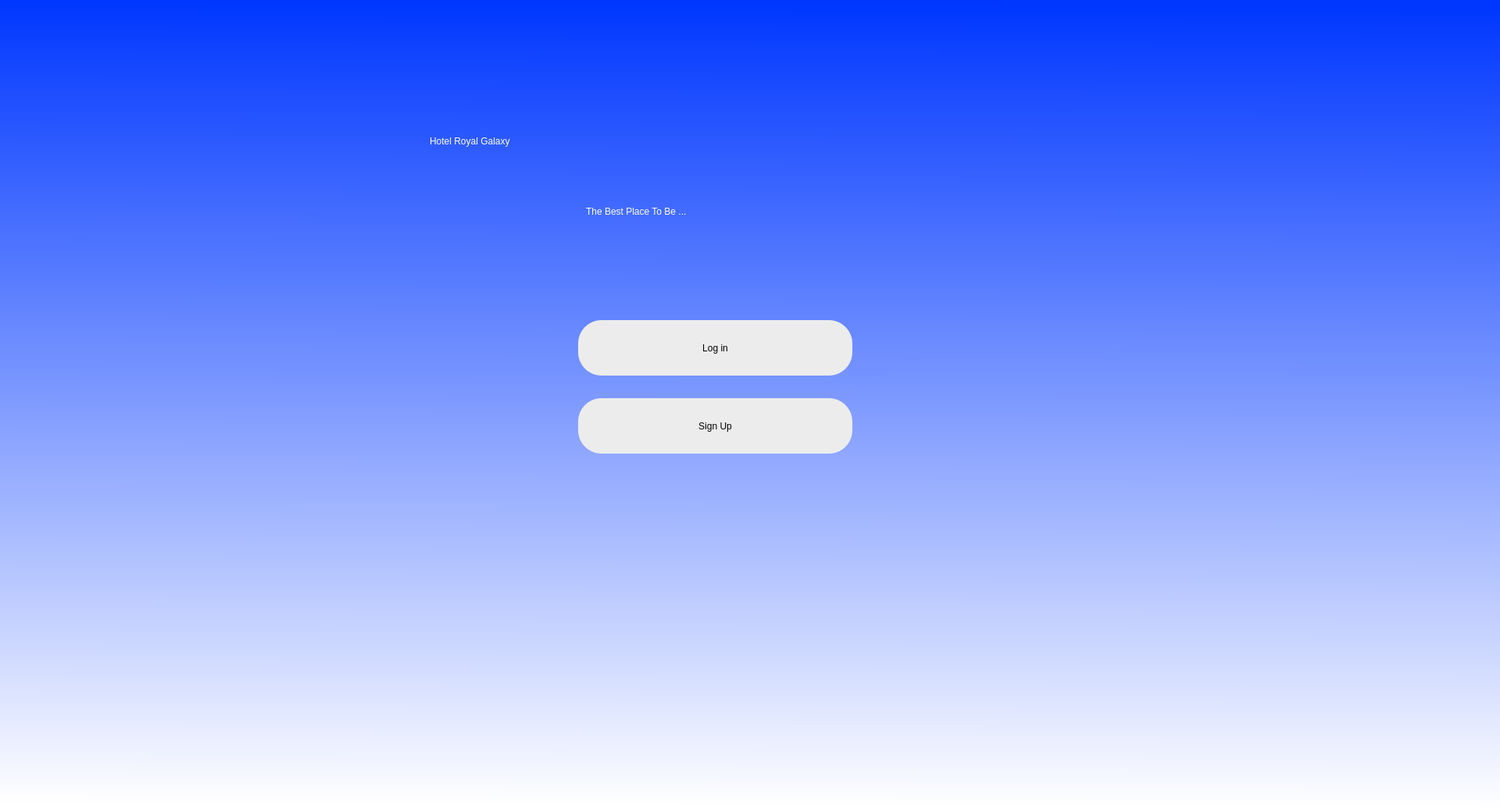
<?xml version="1.0" encoding="UTF-8"?>
<ui version="4.0">
 <class>Dialog</class>
 <widget class="QDialog" name="Dialog">
  <property name="geometry">
   <rect>
    <x>0</x>
    <y>0</y>
    <width>1920</width>
    <height>1040</height>
   </rect>
  </property>
  <property name="windowTitle">
   <string>Dialog</string>
  </property>
  <widget class="QWidget" name="widget" native="true">
   <property name="geometry">
    <rect>
     <x>0</x>
     <y>0</y>
     <width>1920</width>
     <height>1040</height>
    </rect>
   </property>
   <property name="styleSheet">
    <string notr="true">QWidget#widget{
background-color:qlineargradient(spread:pad, x1:1, y1:0.011, x2:0.99, y2:1, stop:0 rgba(0, 55, 255, 255), stop:1 rgba(255, 255, 255, 255));}</string>
   </property>
   <widget class="QLabel" name="welcomelbl">
    <property name="geometry">
     <rect>
      <x>550</x>
      <y>-260</y>
      <width>1301</width>
      <height>881</height>
     </rect>
    </property>
    <property name="styleSheet">
     <string notr="true">font: 48pt &quot;Lucida Calligraphy&quot;;color: rgb(255, 255, 255);</string>
    </property>
    <property name="text">
     <string>Hotel Royal Galaxy</string>
    </property>
   </widget>
   <widget class="QLabel" name="lgorcrlbl">
    <property name="geometry">
     <rect>
      <x>750</x>
      <y>230</y>
      <width>551</width>
      <height>81</height>
     </rect>
    </property>
    <property name="styleSheet">
     <string notr="true">font: 20pt &quot;Lucida Calligraphy&quot;;color:white;</string>
    </property>
    <property name="text">
     <string>The Best Place To Be ...</string>
    </property>
   </widget>
   <widget class="QPushButton" name="loginbtn">
    <property name="geometry">
     <rect>
      <x>740</x>
      <y>410</y>
      <width>351</width>
      <height>71</height>
     </rect>
    </property>
    <property name="styleSheet">
     <string notr="true">border-radius:30px;
background-color:rgb(236, 236, 236);
font: 20pt &quot;Lucida Calligraphy&quot;;</string>
    </property>
    <property name="text">
     <string>Log in</string>
    </property>
    <property name="default">
     <bool>false</bool>
    </property>
   </widget>
   <widget class="QLabel" name="imglbl">
    <property name="geometry">
     <rect>
      <x>-30</x>
      <y>580</y>
      <width>951</width>
      <height>511</height>
     </rect>
    </property>
    <property name="text">
     <string>&lt;html&gt;&lt;head/&gt;&lt;body&gt;&lt;p&gt;&lt;img src=&quot;:/img/htl.png&quot;/&gt;&lt;/p&gt;&lt;/body&gt;&lt;/html&gt;</string>
    </property>
   </widget>
   <widget class="QLabel" name="imglbl2">
    <property name="geometry">
     <rect>
      <x>1200</x>
      <y>400</y>
      <width>1121</width>
      <height>671</height>
     </rect>
    </property>
    <property name="text">
     <string>&lt;html&gt;&lt;head/&gt;&lt;body&gt;&lt;p&gt;&lt;img src=&quot;:/img/htl2.png&quot;/&gt;&lt;/p&gt;&lt;/body&gt;&lt;/html&gt;</string>
    </property>
   </widget>
   <widget class="QLabel" name="logo">
    <property name="geometry">
     <rect>
      <x>1690</x>
      <y>-40</y>
      <width>361</width>
      <height>311</height>
     </rect>
    </property>
    <property name="text">
     <string>&lt;html&gt;&lt;head/&gt;&lt;body&gt;&lt;p&gt;&lt;img src=&quot;:/img/Royal_Classic_Hotel_Logo11.png&quot;/&gt;&lt;/p&gt;&lt;/body&gt;&lt;/html&gt;</string>
    </property>
   </widget>
   <widget class="QPushButton" name="signupbtn">
    <property name="geometry">
     <rect>
      <x>740</x>
      <y>510</y>
      <width>351</width>
      <height>71</height>
     </rect>
    </property>
    <property name="styleSheet">
     <string notr="true">border-radius:30px;
background-color:rgb(236, 236, 236);
font: 20pt &quot;Lucida Calligraphy&quot;;</string>
    </property>
    <property name="text">
     <string>Sign Up</string>
    </property>
    <property name="default">
     <bool>false</bool>
    </property>
   </widget>
  </widget>
 </widget>
 <resources>
  <include location="images.qrc"/>
 </resources>
 <connections/>
</ui>
